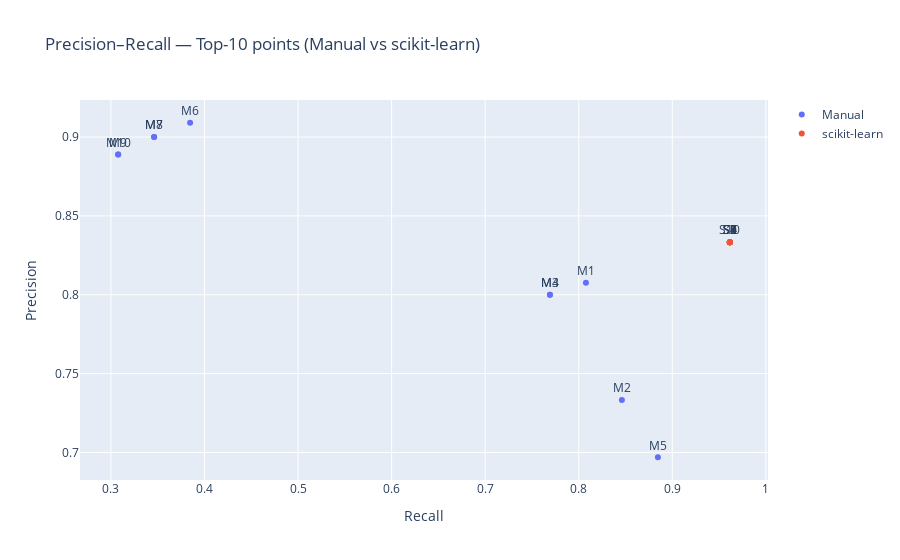

This figure's notebook cell:
### Markdown cell above
## Precision vs recall for each model (HW point 6)

### Code cell
fig_pr_scatter = go.Figure()

fig_pr_scatter.add_trace(go.Scatter(
    x=manual["rec"], y=manual["prec"], mode="markers+text",
    name="Manual",
    text=[f"M{i+1}" for i in range(len(manual["rec"]))],
    textposition="top center"
))
fig_pr_scatter.add_trace(go.Scatter(
    x=skl["rec"], y=skl["prec"], mode="markers+text",
    name="scikit-learn",
    text=[f"S{i+1}" for i in range(len(skl["rec"]))],
    textposition="top center"
))

fig_pr_scatter.update_layout(
    title="Precision–Recall — Top-10 points (Manual vs scikit-learn)",
    xaxis_title="Recall",
    yaxis_title="Precision"
)
fig_pr_scatter.show()

### Figure 1 — Plotly figure (JSON) as saved in the notebook; plotly's stock layout.template omitted (floating-point values rounded to 4 significant figures)
{"data": [{"mode": "markers+text", "name": "Manual", "text": ["M1", "M2", "M3", "M4", "M5", "M6", "M7", "M8", "M9", "M10"], "textposition": "top center", "type": "scatter", "x": [0.8077, 0.8462, 0.7692, 0.7692, 0.8846, 0.3846, 0.3462, 0.3462, 0.3077, 0.3077], "y": [0.8077, 0.7333, 0.8, 0.8, 0.697, 0.9091, 0.9, 0.9, 0.8889, 0.8889]}, {"mode": "markers+text", "name": "scikit-learn", "text": ["S1", "S2", "S3", "S4", "S5", "S6", "S7", "S8", "S9", "S10"], "textposition": "top center", "type": "scatter", "x": [0.9615, 0.9615, 0.9615, 0.9615, 0.9615, 0.9615, 0.9615, 0.9615, 0.9615, 0.9615], "y": [0.8333, 0.8333, 0.8333, 0.8333, 0.8333, 0.8333, 0.8333, 0.8333, 0.8333, 0.8333]}], "layout": {"title": {"text": "Precision–Recall — Top-10 points (Manual vs scikit-learn)"}, "xaxis": {"title": {"text": "Recall"}}, "yaxis": {"title": {"text": "Precision"}}}}
